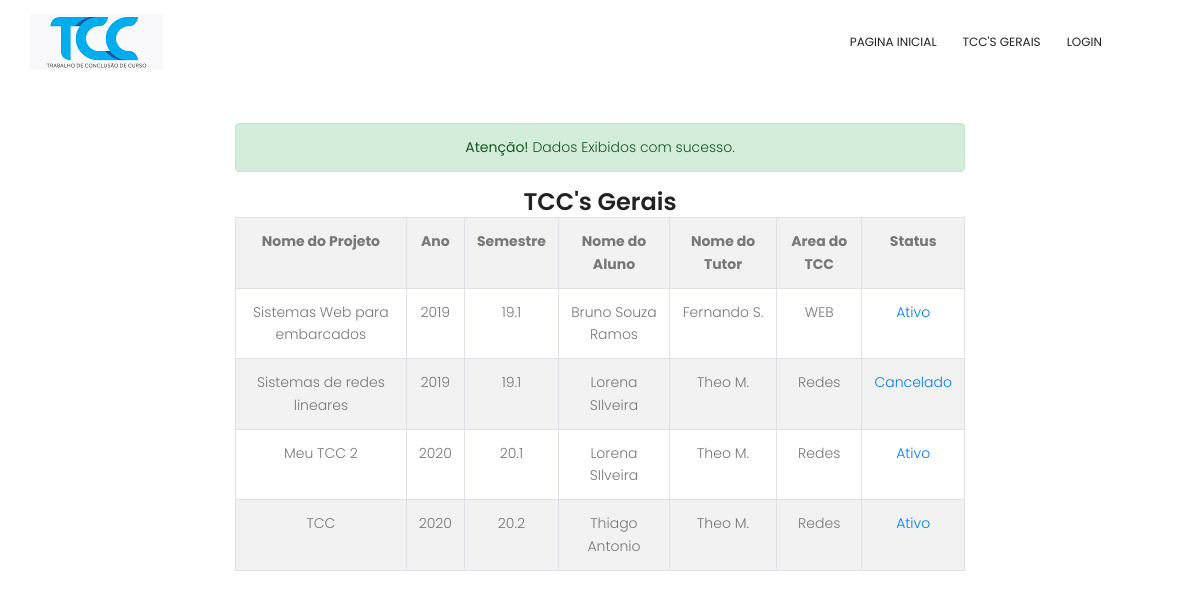
Screenshot of /router.php?op=1 with the database file from the repository.
### tables this page shows
CREATE TABLE `projeto` (
  `id` int(11) NOT NULL,
  `nomeprojeto` varchar(150) DEFAULT NULL,
  `id_professor` int(11) NOT NULL,
  `id_aluno` int(11) NOT NULL,
  `ano` int(11) NOT NULL,
  `semestre` varchar(4) NOT NULL,
  `p_pesquisa` varchar(10000) DEFAULT NULL,
  `data_pesquisa` varchar(10) DEFAULT NULL,
  `p_imple` varchar(1000) DEFAULT NULL,
  `data_imple` varchar(10) DEFAULT NULL,
  `feedback` varchar(10000) DEFAULT NULL,
  `status` int(1) NOT NULL DEFAULT '1'
);

CREATE TABLE `aluno` (
  `id` int(11) NOT NULL,
  `matricula` int(11) NOT NULL,
  `nome` varchar(150) NOT NULL,
  `senha` int(11) NOT NULL
);

CREATE TABLE `professor` (
  `id` int(11) NOT NULL,
  `matricula` int(11) NOT NULL,
  `nome` varchar(150) NOT NULL,
  `senha` int(11) NOT NULL,
  `area` varchar(100) NOT NULL
);

### controller/projetosController.php (called while the page is built, shortened)
<?php
class projetosController {
    public function listarTodos(){
    $projetos = new projetos;
    $lista = $projetos->all();
    include './view/projetos/todosprojetos.php';
  }
}

### model/Database.php (called while the page is built, shortened)
<?php
class Database {
  protected $db = null;
  public function getDB() {
    if ($this->db === null) {
      $db = new PDO('mysql:host=localhost;dbname=tcccontroler','bruno','123456');
    }
    return $db;
  }
}

### model/projetos.php (called while the page is built, shortened)
<?php
class projetos {
  protected $db = null;
  public function __construct() {
    $this->db = Database::getInstance()->getDB();
  }
  public function all() {
    $sql = "SELECT * FROM projeto ORDER BY id_aluno ASC";
    return $this->db->query($sql);
  }
}

### model/alunos.php (called while the page is built, shortened)
<?php
class alunos {
  protected $db = null;
  public function __construct() {
    $this->db = Database::getInstance()->getDB();
  }
  public function all() {
    $sql = "SELECT * FROM aluno";
    return $this->db->query($sql);
  }
}

### model/professor.php (called while the page is built, shortened)
<?php
class professor {
  protected $db = null;
  public function __construct() {
    $this->db = Database::getInstance()->getDB();
  }
  public function all() {
    $sql = "SELECT * FROM professor";
    return $this->db->query($sql);
  }
}

### view/projetos/todosprojetos.php (the view, shortened to what this page needs)
<!DOCTYPE html>
<html lang="zxx" class="no-js">
<head>
    <link rel="stylesheet" href="./public/css/linearicons.css">
    <link rel="stylesheet" href="./public/css/font-awesome.min.css">
    <link rel="stylesheet" href="./public/css/bootstrap.css">
    <link rel="stylesheet" href="./public/css/magnific-popup.css">
    <link rel="stylesheet" href="./public/css/nice-select.css">
    <link rel="stylesheet" href="./public/css/animate.min.css">
    <link rel="stylesheet" href="./public/css/owl.carousel.css">
    <link rel="stylesheet" href="./public/css/main.css">
  </head>
  <body>
      <header id="header" id="home">
        <div class="container">
          <div class="row align-items-center justify-content-between d-flex">
            <div id="logo">
              <a href="index.html"><img src="public/img/tcc.png" alt="" title="" /></a>
            </div>
            <nav id="nav-menu-container">
              <ul class="nav-menu">
                <li class="menu-active"><a href="http://localhost:8000/">Pagina Inicial</a></li>
                <li><a href="router.php?op=1">TCC's Gerais</a></li>
                <li class="menu-has-children"><a href="router.php?op=2">Login</a>
                </li>
              </ul>
            </nav>
          </div>
        </div>
      </header>
      <section class="align-items-center">
        <div class="container">
          <div class="row fullscreen d-flex align-items-center justify-content-center">
            <div class="banner-content col-lg-8">
                <div class="bg-1">
                      <div class="alert alert-success">
                      <strong>Atenção!</strong> Dados Exibidos com sucesso.
                    </div>
              <h3>
                <br>TCC's Gerais
              </h3>
              <div class="table-responsive">
                  <table class="table table-bordered table-striped table-hover table-condensed">
                    <tr>
                      <th>Nome do Projeto</th>
                      <th>Ano</th>
                      <th>Semestre</th>
                      <th>Nome do Aluno</th>
                      <th>Nome do Tutor</th>
                      <th>Area do TCC</th>
                      <th>Status</th>
                    </tr>
                    <?php
                    $alunos = new alunos;
                    $professor = new professor;
                    ?>
                  <?php foreach( $lista as $linha ): ?>
                      <tr>
                        <td> <?= $linha['nomeprojeto'] ?> </td>
                        <td><?= $linha['ano'] ?> </td>
                        <td><?= $linha['semestre'] ?></td>
                        <?php
                        $lista2 = $alunos->all();
                        $lista3 = $professor->all();
                        ?>
                        <?php foreach( $lista2 as $linha2 ): ?>
                        <?php if ($linha2['id'] == $linha['id_aluno']): ?>
                              <td><?= $linha2['nome'] ?></td>
                          <?php endif; ?>
                        <?php endforeach ?>
                        <?php foreach( $lista3 as $linha3 ): ?>
                        <?php if ($linha3['id'] == $linha['id_professor']): ?>
                              <td><?= $linha3['nome'] ?></td>
                              <td><?= $linha3['area'] ?></td>
                          <?php endif; ?>
                        <?php endforeach ?>
                        <?php if ($linha['status'] == 1): ?>
                            <td> <a href="http://localhost:8000/router.php?op=22&id=<?= $linha['id'] ?>">Ativo</a> </td>
                        <?php endif; ?>
                        <?php if ($linha['status'] == 3): ?>
                          <td> <a href="http://localhost:8000/router.php?op=22&id=<?= $linha['id'] ?>">Cancelado</a> </td>
                        <?php endif; ?>
                    </tr>
                      <?php endforeach ?>
                  </table>
              </div>
            </div>
          </div>
        </div>
      </section>
  </body>
</html>

### router.php (shortened to what this page needs)
<?php
include './model/Database.php';
include './model/alunos.php';
include './model/professor.php';
include './model/projetos.php';
include './controller/projetosController.php';
$op = $_GET['op'];
if ( $op == 1 ) {
  $projetosController = new projetosController;
  $projetosController->listarTodos();
}

### public/css/main.css (style rules this page uses)
body { color: #777777; font-family: "Poppins", sans-serif; font-size: 14px; font-weight: 300; line-height: 1.625em; position: relative; }
ol, ul { margin: 0; padding: 0; list-style: none; }
a { -webkit-transition: all 0.3s ease 0s; -moz-transition: all 0.3s ease 0s; -o-transition: all 0.3s ease 0s; transition: all 0.3s ease 0s; }
a, a:focus, a:hover { text-decoration: none; outline: 0; }
h1, h2, h3, h4, h5, h6 { font-family: "Poppins", sans-serif; color: #222222; line-height: 1.2em !important; margin-bottom: 0; margin-top: 0; font-weight: 600; }
h3, .h3 { font-size: 24px; }
td, th { border-radius: 0px; }
h3 { font-size: 24px; }
h1, h2, h3, h4, h5, h6 { line-height: 1.5em; }
#header { padding: 14px 0; position: fixed; left: 0; top: 0; right: 0; transition: all 0.5s; z-index: 997; }
#header #logo img { padding: 0; margin: 0; }
.nav-menu, .nav-menu * { margin: 0; padding: 0; list-style: none; }
.nav-menu li { position: relative; white-space: nowrap; }
.nav-menu > li { float: left; }
#nav-menu-container { margin: 0; }
@media (min-width: 1024px) { #nav-menu-container { padding-right: 60px; } }
.nav-menu a { padding: 0 8px 0px 8px; text-decoration: none; display: inline-block; color: #222; font-weight: 400; font-size: 12px; text-transform: uppercase; outline: none; }
.nav-menu > li { margin-left: 10px; }
#mobile-nav { position: fixed; top: 0; padding-top: 18px; bottom: 0; z-index: 998; background: rgba(0, 0, 0, 0.8); left: -260px; width: 260px; overflow-y: auto; transition: 0.4s; }
#mobile-nav ul { padding: 0; margin: 0; list-style: none; }
#mobile-nav ul li { position: relative; }
#mobile-nav ul li a { color: #fff; font-size: 13px; text-transform: uppercase; overflow: hidden; padding: 10px 22px 10px 15px; position: relative; text-decoration: none; width: 100%; display: block; outline: none; font-weight: 700; }
.banner-content { margin-top: -90px; text-align: center; }

### rows the page displays
projeto: nomeprojeto "Sistemas Web para embarcados", ano "2019", semestre "19.1"
aluno: nome "Bruno Souza Ramos"
professor: nome "Fernando S.", area "WEB"
projeto: nomeprojeto "Sistemas de redes lineares", ano "2019", semestre "19.1"
aluno: nome "Lorena SIlveira"
professor: nome "Theo M.", area "Redes"
projeto: nomeprojeto "Meu TCC 2", ano "2020", semestre "20.1"
projeto: nomeprojeto "TCC", ano "2020", semestre "20.2"
aluno: nome "Thiago Antonio"
